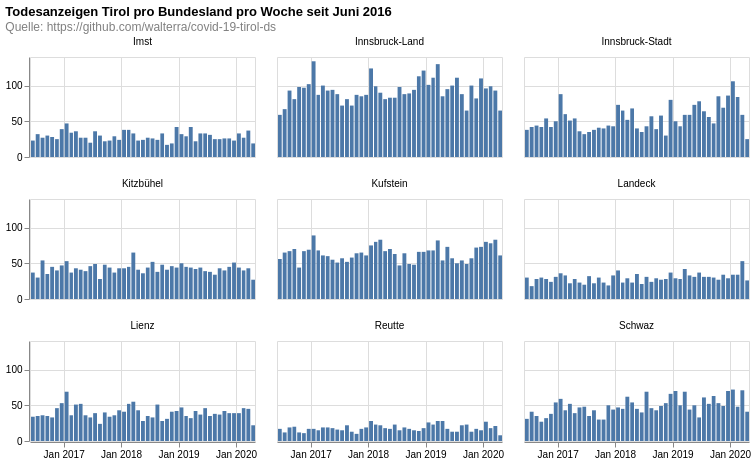

The Vega-Lite source for this figure:
### Vega-Lite specification from a JSON file in a GitHub repository (floating-point values rounded to 4 significant figures; data arrays with more than 128 entries replaced by an {"elided": "..."} marker saying what was removed)
{"$schema": "https://vega.github.io/schema/vega-lite/v4.8.1.json", "columns": 3, "config": {"view": {"continuousHeight": 300, "continuousWidth": 400}}, "data": {"name": "data-ea683aa6454c58c9998c524f122b6a61"}, "datasets": {"data-ea683aa6454c58c9998c524f122b6a61": {"elided": "9180 records"}}, "facet": {"field": "district", "title": null, "type": "nominal"}, "spec": {"layer": [{"encoding": {"tooltip": [{"field": "date", "timeUnit": "yearmonth", "type": "temporal"}, {"aggregate": "sum", "field": "count", "type": "quantitative"}], "x": {"field": "date", "timeUnit": "yearmonth", "title": null, "type": "temporal"}, "y": {"aggregate": "sum", "field": "count", "title": null, "type": "quantitative"}}, "height": 100, "mark": "bar", "width": 225}]}, "title": {"color": "black", "subtitle": ["Quelle: https://github.com/walterra/covid-19-tirol-ds"], "subtitleColor": "gray", "text": ["Todesanzeigen Tirol pro Bundesland pro Woche seit Juni 2016"]}}
